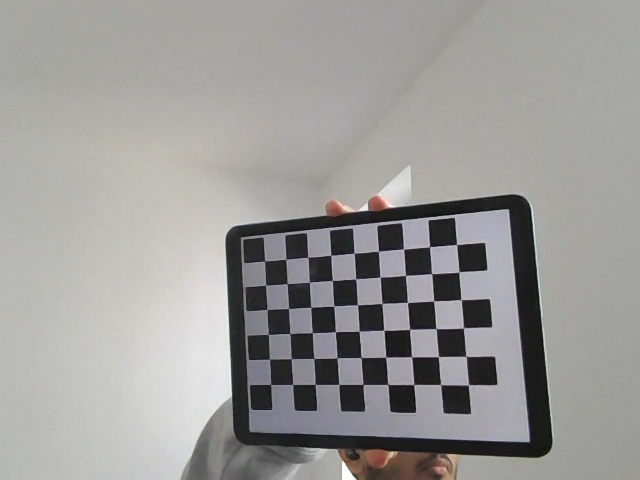
#> input picture images/img0.jpg, 640 x 480 px; its folder holds only this picture in this run
$ python calibration.py
#> lines starting #> are read from the running program, lines starting #| are printed output that depends on the picture; after the words box and inside, x2 and y2 are one past the last pixel; in counts of white or black regions, pixels touching at a corner belong together; long printed decimals are rounded
import cv2 as cv
import numpy as np
import glob

criteria = (cv.TERM_CRITERIA_EPS + cv.TERM_CRITERIA_MAX_ITER, 30, 0.001)

objp = np.zeros((6*7,3), np.float32)
objp[:,:2] = np.mgrid[0:7,0:6].T.reshape(-1,2)

objpoints = [] # 3d point in real world space
imgpoints = [] # 2d points in image plane.
images = glob.glob('images/*.jpg')
for fname in images:
 img = cv.imread(fname)
#> img is the input picture: shape (480, 640, 3); mean B, G, R 151.9, 154.2, 155.4
 gray = cv.cvtColor(img, cv.COLOR_BGR2GRAY)

 ret, corners = cv.findChessboardCorners(gray, (7,6), None)
#> ret = True; corners = 42 rows, first 8: [307.6, 257.5], [330.6, 254.5], [353.9, 252.9], [378.6, 251.3], [403.5, 249], [429.6, 246.5], [456.3, 244.3], [309.5, 282.1]

 if ret == True:
    objpoints.append(objp)
    corners2 = cv.cornerSubPix(gray,corners, (11,11), (-1,-1), criteria)
#> corners2 = 42 rows, first 8: [307.8, 257.2], [330.7, 255.2], [354.1, 253.2], [378.5, 251.2], [403.5, 249], [429.5, 246.8], [456.6, 244.5], [309.3, 282.1]
    imgpoints.append(corners2)
    img = cv.drawChessboardCorners(img, (7,6), corners2, ret)
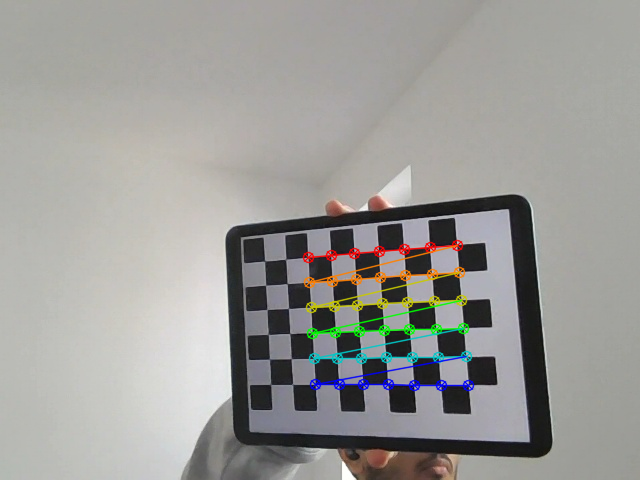
#> img: shape (480, 640, 3); 2.65% of pixels changed, all inside (x1, y1, x2, y2) = (302, 239, 475, 392)

 cv.imshow('img', img)
 cv.waitKey(500)
cv.destroyAllWindows()

ret, mtx, dist, rvecs, tvecs = cv.calibrateCamera(objpoints, imgpoints, gray.shape[::-1], None, None)
#> ret = 0.126; mtx = [[538.5, 0, 331.6], [0, 556.9, 253.4], [0, 0, 1]]; dist = [[0.0238, 1.15, 0.00696, 0.0124, -7.61]]; rvecs = ([-0.0607, 0.327, -0.0724],); tvecs = ([-0.982, 0.153, 22.33],)
print('mtx')
print(mtx, '\n')
#| [[538.533   0.         331.602]
#|  [  0.         556.851 253.398]
#|  [  0.           0.           1.        ]]
print('distortion')
print(dist)
#| [[ 2.38331172e-02  1.14803161e+00  6.96057600e-03  1.24425361e-02
#|   -7.61261101e+00]]
np.savez("cam.npz",mtx,dist,rvecs,tvecs)

mean_error = 0
for i in range(len(objpoints)):
 imgpoints2, _ = cv.projectPoints(objpoints[i], rvecs[i], tvecs[i], mtx, dist)
 error = cv.norm(imgpoints[i], imgpoints2, cv.NORM_L2)/len(imgpoints2)
 mean_error += error
#> this loop made 1 pass
#> (error, mean_error) on pass 1: (0.0194, 0.0194)
#> after the loop, mean_error = 0.0194
print( "total error: {}".format(mean_error/len(objpoints)) )
#| total error: 0.01944

$ run again, on images/img14.jpg
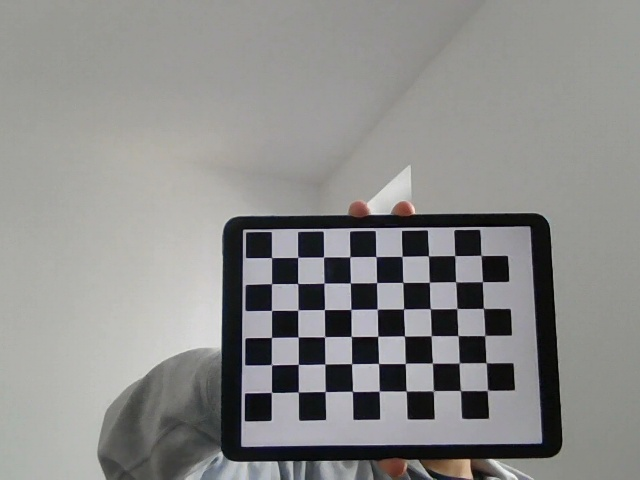
#> input picture images/img14.jpg, 640 x 480 px
#> img is the input picture: shape (480, 640, 3); mean B, G, R 137.6, 139.2, 139.3
#> `ret, corners = cv.findChessboardCorners(gray, (7,6), None)`: ret = True; corners = 42 rows, first 8: [273, 260], [297.9, 257.2], [323.5, 257], [349.9, 256.8], [375.9, 256.6], [401.9, 256.5], [428.3, 255.9], [271.6, 283.7]
#> corners2 = 42 rows, first 8: [271.5, 257.6], [297.7, 257.3], [323.5, 257], [349.8, 256.8], [376, 256.6], [402.1, 256.4], [428.6, 255.9], [271.5, 283.6]
#> `img = cv.drawChessboardCorners(img, (7,6), corners2, ret)`:
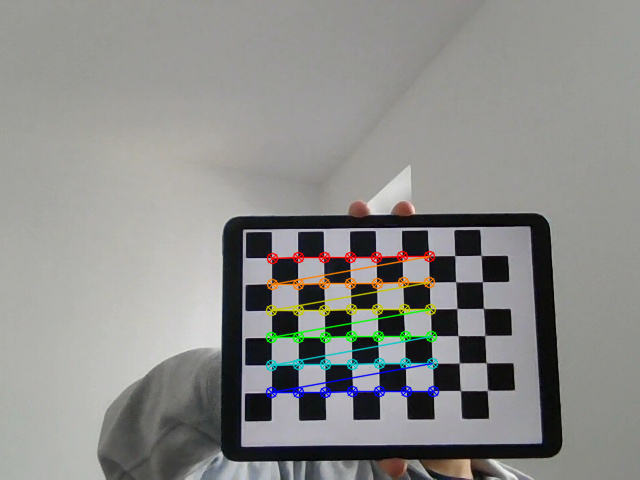
#> img: shape (480, 640, 3); 2.74% of pixels changed, all inside (x1, y1, x2, y2) = (265, 250, 440, 399)
#> `ret, mtx, dist, rvecs, tvecs = cv.calibrateCamera(objpoints, imgpoints..`: ret = 0.125; mtx = [[440.8, 0, 335.9], [0, 438.1, 210.8], [0, 0, 1]]; dist = [[0.0534, 0.165, -0.00412, 0.00591, -0.75]]; rvecs = ([-0.0841, -0.0114, -0.0111],); tvecs = ([-2.47, 1.8, 16.85],)
#| [[440.794   0.         335.868]
#|  [  0.         438.127 210.819 ]
#|  [  0.           0.           1.        ]]
#| [[ 0.05336  0.1652 -0.004124  0.005906 -0.7495]]
#> the loop `for i in range(len(objpoints)):` made 1 pass
#> (error, mean_error) on pass 1: (0.0192, 0.0192)
#> after the loop `for i in range(len(objpoints)):`: mean_error = 0.0192
#| total error: 0.01925
